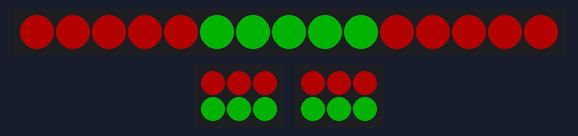
Recording of a sketch running on a simulated Arduino Uno, built with avr-gcc and run on an emulated ATmega328P. Shown: 15 RGB LEDs in strip order, left to right, 2 × 3×2 RGB LED matrix (first LED top left, wired row by row). Dim RGB values are drawn brighter than linear; random numbers use the default seed unless the sketch sets one.

Above: at 0.3 s.
At 3.8 s:
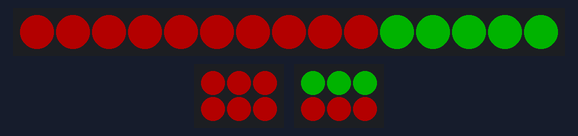
At 6.6 s:
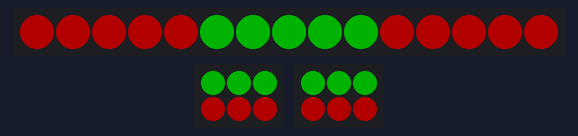
At 8.7 s:
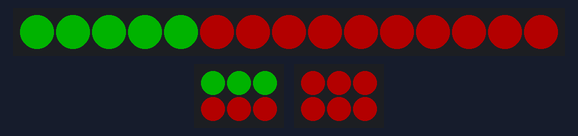
At 15.0 s:
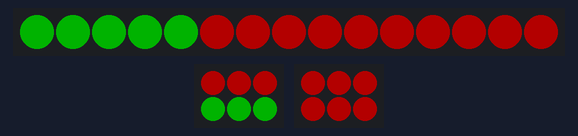
At 39.0 s:
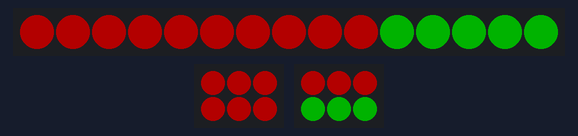
Timing chart, 0 to 40.0 s (numbered marks = the images above):
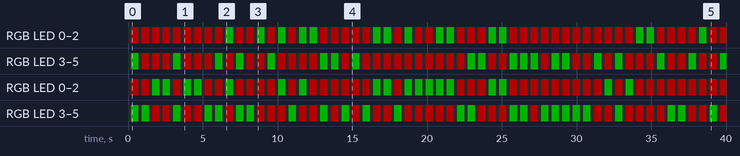

The sketch:

LightUpSquare.ino
```cpp
#include <FastLED.h>

// Put your # of rows & columns on your physical board (Counting for this starts at 1, not 0)
#define rows 2
#define columns 3

// This is the number of strips you should have
#define HSTRIPS rows - 1
#define VSTRIPS columns - 1

// Insert your number of LEDS per vertical strip (They all must be equal, NUM_LEDS_VERTICAL must be wholly divisible by V_SEGMENT_NUM_LEDS), and type how many LEDS per segment (needs to be equal on the board itself)
#define NUM_LEDS_VERTICAL 6
#define V_SEGMENT_NUM_LEDS 3
#define V_SEGMENTS NUM_LEDS_VERTICAL / V_SEGMENT_NUM_LEDS

// Insert your number of LEDS per horizontal strip (They all must be equal, NUM_LEDS_HORIZONTAL must be wholly divisible by V_SEGMENT_NUM_LEDS), and type how many LEDS per segment (needs to be equal on the board itself)
#define NUM_LEDS_HORIZONTAL 15
#define H_SEGMENT_NUM_LEDS 5
#define H_SEGMENTS NUM_LEDS_HORIZONTAL / H_SEGMENT_NUM_LEDS

// Define your data pins for your strips. This will change when using shift registers but for now this is what we're doing
// Unfortunately we can't use arrays so we have to define each pin individually
const int V_DATA_PIN00 = 8;
const int V_DATA_PIN01 = 7;

const int H_DATA_PIN00 = 9;

// Predefines for FastLED Library, also reflects the information about our LEDS in particular, so be sure to double check your equipment
#define COLOR_ORDER GRB
#define CHIPSET WS2812B

// Max Values/Restrictions to ensure power is supplied well throughout the board. Adjust as needed
#define BRIGHTNESS 60
#define VOLTS 5
#define MAX_AMPS 500

// Define our LED Segments for the FastLED Library, the "base" array will only contain the LEDS in that particular segment,allowing us to address whole segments at a time
CRGB HLeds[HSTRIPS][NUM_LEDS_HORIZONTAL];
CRGB VLeds[VSTRIPS][NUM_LEDS_VERTICAL];

void setup() {
  // Register each LED Segment with their associated data pins, enabling each segment to be seen as LEDs
  // Unfortunately, it would not let me do this in a for loop for some reason, so you have to address each strip

  Serial.begin(115200);

  FastLED.addLeds<CHIPSET, H_DATA_PIN00, COLOR_ORDER>(HLeds[0], NUM_LEDS_HORIZONTAL);
  FastLED.addLeds<CHIPSET, V_DATA_PIN00, COLOR_ORDER>(VLeds[0], NUM_LEDS_VERTICAL);
  FastLED.addLeds<CHIPSET, V_DATA_PIN01, COLOR_ORDER>(VLeds[1], NUM_LEDS_VERTICAL);

  FastLED.setMaxPowerInVoltsAndMilliamps(VOLTS, MAX_AMPS);

  FastLED.setBrightness(BRIGHTNESS);
  FastLED.clear();
  FastLED.show();
}

void loop() {
  FastLED.clear();
  FastLED.show();
  delay(200);
  fillAll(255, 0,0);
  int randomRow = random(1, rows+1);
  int randomColumn = random(1, columns+1);
  lightUpBox(randomRow, randomColumn, 0, 255, 0);
  FastLED.show();
  delay(500);
}

//This function lights up a particular horizontal segment
void HSegment(int strip, int SegmentNumber, int R, int G, int B) {
  int startPixel = SegmentNumber * H_SEGMENT_NUM_LEDS;
  for (int segPix = startPixel; segPix < startPixel + H_SEGMENT_NUM_LEDS; segPix++){
    HLeds[strip][segPix] = CRGB(R, G, B);
  }
}

//This function lights up a particular vertical segment
void VSegment(int strip, int SegmentNumber, int R, int G, int B) {
  int startPixel = SegmentNumber * V_SEGMENT_NUM_LEDS;
  for (int segPix = startPixel; segPix < startPixel + V_SEGMENT_NUM_LEDS; segPix++){
    VLeds[strip][segPix] = CRGB(R, G, B);
  }
}


// This function fills all LEDS with a selected color
void fillAll(int R, int G, int B){
  for (int strips = 0; strips < HSTRIPS; strips++){
    for (int pixel = 0; pixel < NUM_LEDS_HORIZONTAL; pixel++){
      HLeds[strips][pixel] = CRGB(R, G, B);
   }
  }

  for (int strips = 0; strips < VSTRIPS; strips++){
    for (int pixel = 0; pixel < NUM_LEDS_VERTICAL; pixel++){
      VLeds[strips][pixel] = CRGB(R, G, B);
   }
  }
}

void lightUpBox(int rowNum,int columnNum, int R, int G, int B){
  // Lots of these if cases are to locate where in the grid we're selecting to light up, and lighting up the appropriate segments to their correct colors
  // IF the box specified is in the upper right corner
  if(rowNum == 1 && columnNum == 1){
    int Hstrip = rowNum - 1;
    int Vstrip = columnNum - 1;
    int Hsegment = columnNum - 1;
    int Vsegment = rowNum - 1;
    HSegment(Hstrip, Hsegment, R, G, B);
    VSegment(Vstrip, Vsegment, R, G, B);
  }

  //If the last box in the first row is selected
  else if(rowNum == 1 && columnNum == columns){
    int HStrip = rowNum - 1;
    int VStrip = columnNum - 2;
    int Hsegment = columnNum - 1;
    int Vsegment = rowNum - 1;
    HSegment(HStrip, Hsegment, R, G, B);
    VSegment(VStrip, Vsegment, R, G, B);
  }
  //If the top row, center box is selected
  else if (rowNum == 1 && columnNum > 1 && columnNum < columns){
    int HStrip = rowNum - 1;
    int VStrip1 = columnNum - 2;
    int VStrip2 = columnNum - 1;
    int Hsegment = columnNum - 1;
    int Vsegment = rowNum - 1;
    HSegment(HStrip, Hsegment, R, G, B);
    VSegment(VStrip1, Vsegment, R, G, B);
    VSegment(VStrip2, Vsegment, R, G, B);
  }
  //If center row, first column is selected
  else if (rowNum > 1 && rowNum < rows && columnNum == 1){
    int HStrip1 = rowNum - 2;
    int HStrip2 = rowNum - 1;
    int VStrip = columnNum - 1;

    int Hsegment = columnNum -1;
    int Vsegment = rowNum - 1;
    HSegment(HStrip1, Hsegment, R, G, B);
    HSegment(HStrip2, Hsegment, R, G, B);
    VSegment(VStrip, Vsegment, R, G, B);
  }
  // if center, center row is selected
  else if (rowNum > 1 && rowNum < rows && columnNum > 1 && columnNum < columns){
    int HStrip1 = rowNum - 2;
    int HStrip2 = rowNum - 1;
    int VStrip1 = columnNum - 2;
    int VStrip2 = columnNum - 1;

    int Hsegment = columnNum - 1;
    int Vsegment = rowNum - 1;
    HSegment(HStrip1, Hsegment, R, G, B);
    HSegment(HStrip2, Hsegment, R, G, B);
    VSegment(VStrip1, Vsegment, R, G, B);
    VSegment(VStrip2, Vsegment, R, G, B);
  }

  // if Center row, last column is selected
  else if (rowNum > 1 && rowNum < rows && columnNum == columns){
    int HStrip1 = rowNum - 2;
    int HStrip2 = rowNum - 1;
    int VStrip = columnNum - 2;

    int Hsegment = columnNum -1;
    int Vsegment = rowNum - 1;
    HSegment(HStrip1, Hsegment, R, G, B);
    HSegment(HStrip2, Hsegment, R, G, B);
    VSegment(VStrip, Vsegment, R, G, B);

  }

  // if First Column, Last Row  is selected
  else if (rowNum == rows && columnNum == 1){
    int Hstrip = rowNum - 2;
    int Vstrip = columnNum - 1;
    int Hsegment = columnNum - 1;
    int Vsegment = rowNum - 1;
    HSegment(Hstrip, Hsegment, R, G, B);
    VSegment(Vstrip, Vsegment, R, G, B);
  }

  // if a center column, last row is selected
  else if (rowNum == rows && columnNum > 1 && columnNum < columns){
    int HStrip = rowNum - 2;
    int VStrip1 = columnNum - 2;
    int VStrip2 = columnNum - 1;
    int Hsegment = columnNum - 1;
    int Vsegment = rowNum - 1;
    HSegment(HStrip, Hsegment, R, G, B);
    VSegment(VStrip1, Vsegment, R, G, B);
    VSegment(VStrip2, Vsegment, R, G, B);
  }

  // if the last column, last row is selected
  else if (rowNum == rows && columnNum == columns){
    int Hstrip = rowNum - 2;
    int Vstrip = columnNum - 2;
    int Hsegment = columnNum - 1;
    int Vsegment = rowNum - 1;
    HSegment(Hstrip, Hsegment, R, G, B);
    VSegment(Vstrip, Vsegment, R, G, B);

  }

}
```

Measured:
- by itself, RGB LED 0–2: off → RGB(60, 0, 0) at 0.21 s, → off 0.50 s later, → RGB(60, 0, 0) 0.20 s later, → off 0.50 s later, … (113 changes in this stretch)
- by itself, RGB LED 3–5: off → RGB(0, 60, 0) at 0.21 s, → off 0.50 s later, → RGB(60, 0, 0) 0.20 s later, → off 0.50 s later, … (113 changes in this stretch)
